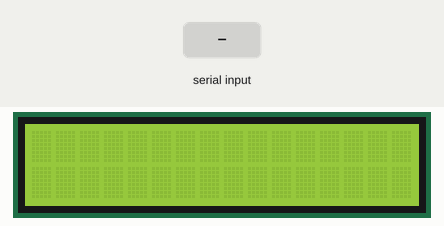
This sketch was run on a simulated Arduino Mega 2560, built with avr-gcc and run on an emulated ATmega2560. On the bench: 16×2 character LCD. The test bench sets the inputs (shaded band). What the sketch prints to the serial monitor is not drawn.

Above: at 1.2 s.
1.3 s: "90,45\n" received over Serial
At 2.4 s:
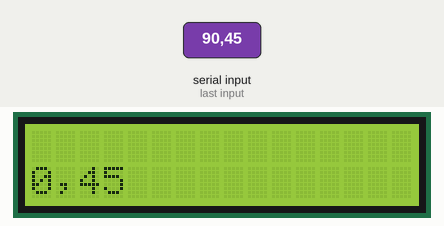
2.8 s: "90\n" received over Serial
At 3.6 s:
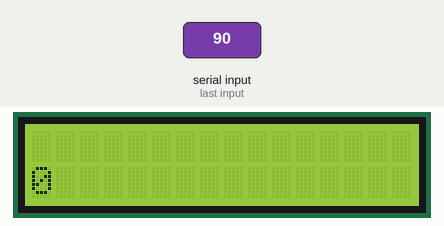
Timing chart, 0 to 5.8 s (numbered marks = the images above; inputs shaded):
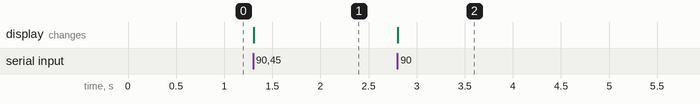

The sketch:

lcd_viewer.ino
```cpp
#include <LiquidCrystal.h>
#include <Wire.h> // I2C 라이브러리

// 핀 번호 (RS, E, DB4, DB5, DB6, DB7)
LiquidCrystal lcd(44, 45, 46, 47, 48, 49); // LCD 연결

String cmd;

void setup() {
    lcd.begin(16, 2);
    lcd.clear();
    Serial.begin(115200);
    Wire.begin();
}

void loop() {
    if (Serial.available()) {
        cmd = Serial.readStringUntil('\n');
        Serial.read();

        Serial.println("Received data: " + cmd);

        int lineNum = cmd.substring(0, 1).toInt();
        cmd = cmd.substring(1, cmd.length());

        for (int j = 0; j < 17; ++j) {
            lcd.setCursor(j, lineNum);
            if (j < cmd.length())
                lcd.write(cmd[j]);
            else
                lcd.write(' ');
        }
        delay(10);
    }
}
```

Measured:
- after the input at 1.3 s, the display: changes at once (image 1)
- after the input at 2.8 s, the display: changes at once (image 2)
